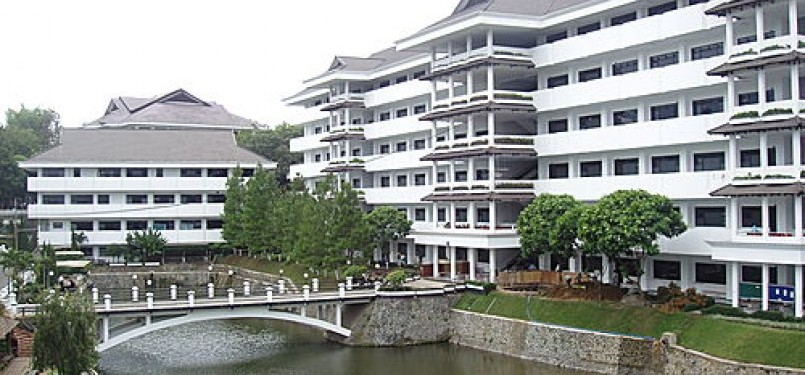
#> input picture Modul6/view-umm.jpg, 805 x 375 px, found by its file name
$ python Percobaan3.py
#> lines starting #> are read from the running program, lines starting #| are printed output that depends on the picture
from PIL import Image, ImageEnhance

img = Image.open(r"Modul6\view-umm.jpg")
#> img is the input picture: PIL image 805x375 RGB; mean R, G, B 147.1, 150.9, 147.4

# brightness
curr_brig = ImageEnhance.Brightness(img)
new_brig = 1.5
brightness = curr_brig.enhance(new_brig)
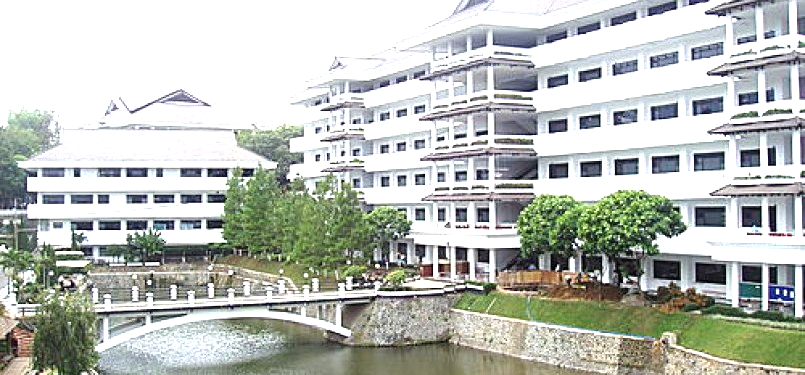
#> brightness: PIL image 805x375 RGB; mean R, G, B 184.6, 189.1, 182.7

curr_cont = ImageEnhance.Contrast(brightness)
new_count = 1.5
contrast = curr_cont.enhance(new_count)
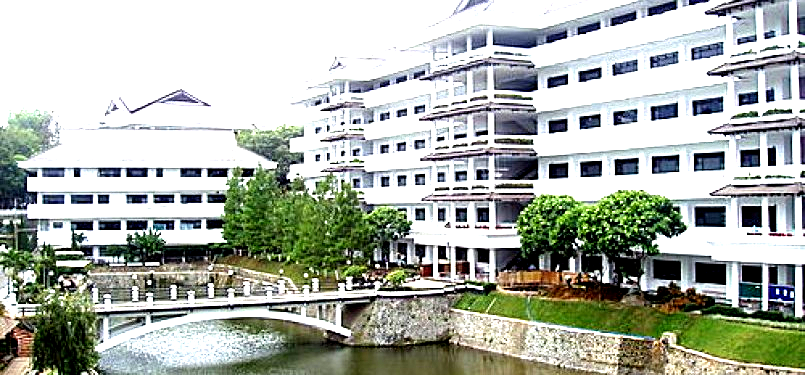
#> contrast: PIL image 805x375 RGB; mean R, G, B 172, 177.9, 168.6


contrast.save(r"Modul6\brightness_contrast_image.jpg")

merged_image = Image.new("RGB", (img.width * 2, img.height))
#> merged_image: PIL image 1610x375 RGB; every value is 0
merged_image.paste(img, (0, 0))
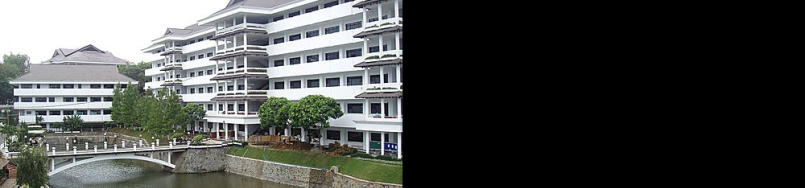
#> merged_image: PIL image 1610x375 RGB (shown at 1/2 size); mean R, G, B 73.6, 75.4, 73.7
merged_image.paste(contrast, (img.width, 0))
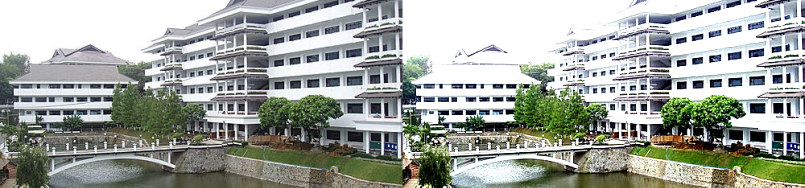
#> merged_image: PIL image 1610x375 RGB (shown at 1/2 size); mean R, G, B 159.6, 164.4, 158

merged_image.show()
